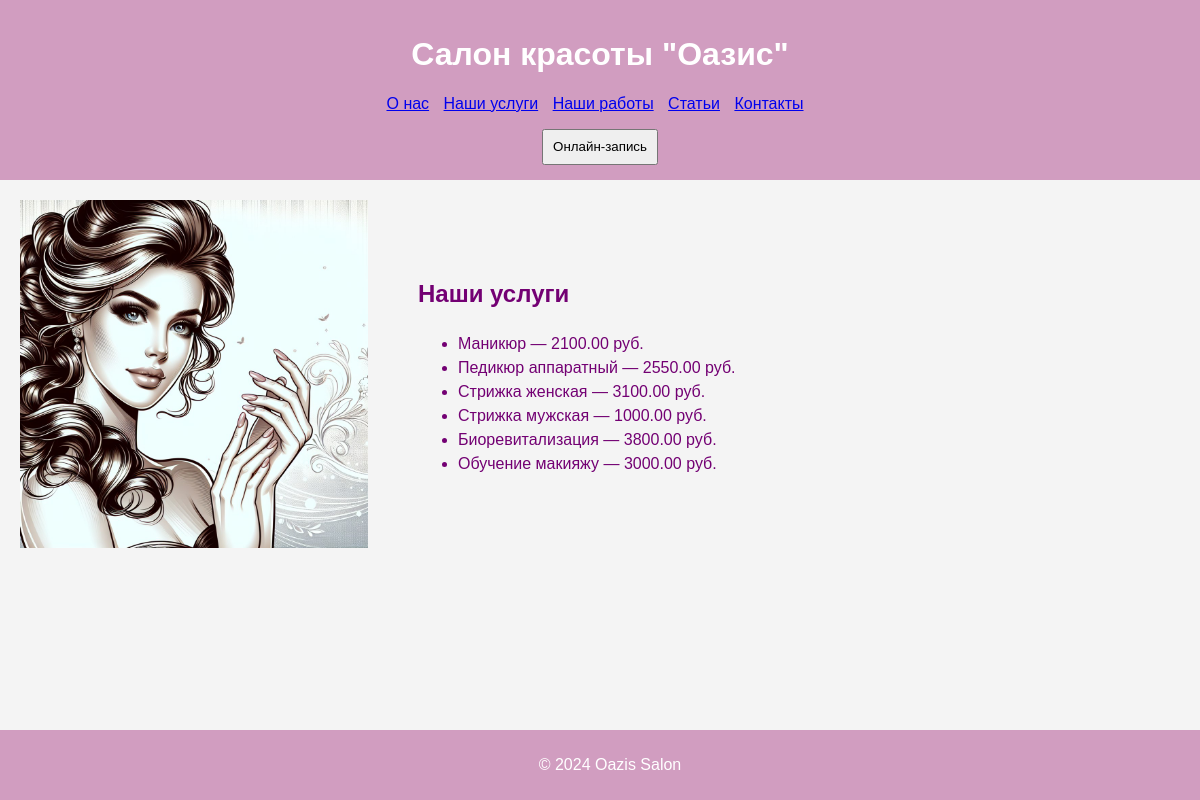
Page /services/ on the committed database.
### salon/models.py (models this page shows, shortened)
class Service(models.Model):
    objects = models.ManyToManyField
    title = models.CharField(max_length=255)
    description = models.TextField(db_default=True)
    price = models.DecimalField(max_digits=10, decimal_places=2)

### salon/views.py (the view)
# urls.py: path('services/', services_page, name='services'),
def services_page(request):
    services = Service.objects.all()
    return render(request, 'services.html', {'services': services})

### templates/services.html (shortened to what this page needs)
{% extends 'base.html' %}
{% block content %}
    <h2>Наши услуги</h2>
    <ul>
        {% for service in services %}
        <li>{{ service.title }} — {{ service.price }} руб.</li>
        {% endfor %}
    </ul>
{% endblock %}

### templates/base.html (shortened to what this page needs)
<!DOCTYPE html>
{% load static %}
<html lang="en">
<head>
    <link rel="stylesheet" href="{% static 'css/style.css' %}">
</head>
<body>
    <header>
        <h1>Салон красоты "Оазис"</h1>
        <nav>
            <ul>
                <li><a href="{% url 'about' %}">О нас</a></li>
                <li><a href="{% url 'services' %}">Наши услуги</a></li>
                <li><a href="{% url 'works' %}">Наши работы</a></li>
                <li><a href="{% url 'articles' %}">Статьи</a></li>
                <li><a href="{% url 'contacts' %}">Контакты</a></li>
            </ul>
        </nav>
         <button onclick="openCommentForm()" style="width: 116px; height: 36px;">Онлайн-запись</button>
    </header>
    <main>
        <img src="/static/img1.jpg" alt="Описание изображения">
        <div class="text-content">
            {% block content %}{% endblock %}
        </div>
    </main>
    <footer>
        <p>© 2024 Oazis Salon</p>
    </footer>
</body>
</html>

### static/css/style.css (style rules this page uses)
header { background-color: #d19dc0; color: white; padding: 15px; text-align: center; }
nav ul { list-style: none; padding: 0; }
nav ul li { display: inline; margin-right: 10px; }
main { padding: 20px; display: flex; align-items: center; justify-content: center; color: #333; }
main img { max-width: 30%; height: auto; margin-right: 50px; / Добавляем отступ справа от изображения / }
main .text-content { flex: 1; line-height: 1.5; text-align: left; flex-direction: column; justify-content: top; font-family:'Verdana' font-style: italic; color: #730073; }
footer { background-color: #d19dc0; color: white; text-align: center; padding: 10px; position: fixed; width: 100%; bottom: 0; }

### rows in the picture
Service: title "Маникюр", price "2100.00"
Service: title "Педикюр аппаратный", price "2550.00"
Service: title "Стрижка женская", price "3100.00"
Service: title "Стрижка мужская", price "1000.00"
Service: title "Биоревитализация", price "3800.00"
Service: title "Обучение макияжу", price "3000.00"
